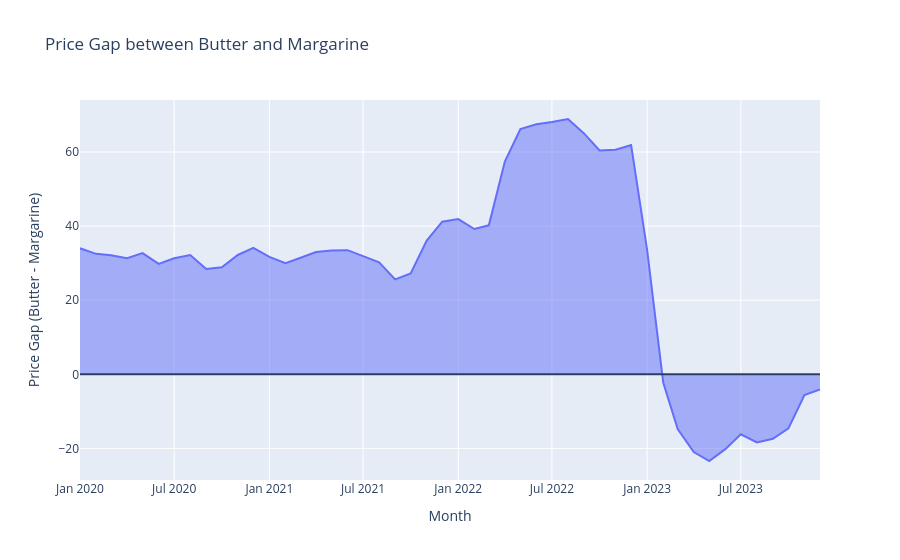

The cell this chart's notebook holds for it:
### Code cell
import plotly.express as px

fig = px.area(
    merged_df,
    x="month",
    y="price_gap",
    title="Price Gap between Butter and Margarine",
    labels={
        "month": "Month",
        "price_gap": "Price Gap (Butter - Margarine)"
    }
)


fig.add_hline(y=0)

fig.show()

### Figure 1 — Plotly figure (JSON) as saved in the notebook; plotly's stock layout.template omitted (floating-point values rounded to 4 significant figures)
{"data": [{"fillpattern": {"shape": ""}, "hovertemplate": "Month=%{x}<br>Price Gap (Butter - Margarine)=%{y}<extra></extra>", "legendgroup": "", "line": {"color": "#636efa"}, "marker": {"symbol": "circle"}, "mode": "lines", "name": "", "orientation": "v", "showlegend": false, "stackgroup": "1", "type": "scatter", "x": ["2020-01-01T00:00:00", "2020-02-01T00:00:00", "2020-03-01T00:00:00", "2020-04-01T00:00:00", "2020-05-01T00:00:00", "2020-06-01T00:00:00", "2020-07-01T00:00:00", "2020-08-01T00:00:00", "2020-09-01T00:00:00", "2020-10-01T00:00:00", "2020-11-01T00:00:00", "2020-12-01T00:00:00", "2021-01-01T00:00:00", "2021-02-01T00:00:00", "2021-03-01T00:00:00", "2021-04-01T00:00:00", "2021-05-01T00:00:00", "2021-06-01T00:00:00", "2021-07-01T00:00:00", "2021-08-01T00:00:00", "2021-09-01T00:00:00", "2021-10-01T00:00:00", "2021-11-01T00:00:00", "2021-12-01T00:00:00", "2022-01-01T00:00:00", "2022-02-01T00:00:00", "2022-03-01T00:00:00", "2022-04-01T00:00:00", "2022-05-01T00:00:00", "2022-06-01T00:00:00", "2022-07-01T00:00:00", "2022-08-01T00:00:00", "2022-09-01T00:00:00", "2022-10-01T00:00:00", "2022-11-01T00:00:00", "2022-12-01T00:00:00", "2023-01-01T00:00:00", "2023-02-01T00:00:00", "2023-03-01T00:00:00", "2023-04-01T00:00:00", "2023-05-01T00:00:00", "2023-06-01T00:00:00", "2023-07-01T00:00:00", "2023-08-01T00:00:00", "2023-09-01T00:00:00", "2023-10-01T00:00:00", "2023-11-01T00:00:00", "2023-12-01T00:00:00"], "xaxis": "x", "y": [34.0, 32.5, 32.1, 31.3, 32.7, 29.8, 31.3, 32.2, 28.4, 28.9, 32.2, 34.1, 31.7, 30.0, 31.4, 33.0, 33.4, 33.5, 31.9, 30.2, 25.6, 27.2, 36.1, 41.2, 41.9, 39.2, 40.2, 57.4, 66.2, 67.5, 68.1, 68.9, 65.0, 60.4, 60.6, 61.9, 33.5, -2.2, -14.8, -21.0, -23.4, -20.2, -16.2, -18.4, -17.4, -14.6, -5.6, -4.1], "yaxis": "y"}], "layout": {"legend": {"tracegroupgap": 0}, "shapes": [{"type": "line", "x0": 0, "x1": 1, "xref": "x domain", "y0": 0, "y1": 0, "yref": "y"}], "title": {"text": "Price Gap between Butter and Margarine"}, "xaxis": {"anchor": "y", "domain": [0, 1], "title": {"text": "Month"}}, "yaxis": {"anchor": "x", "domain": [0, 1], "title": {"text": "Price Gap (Butter - Margarine)"}}}}
